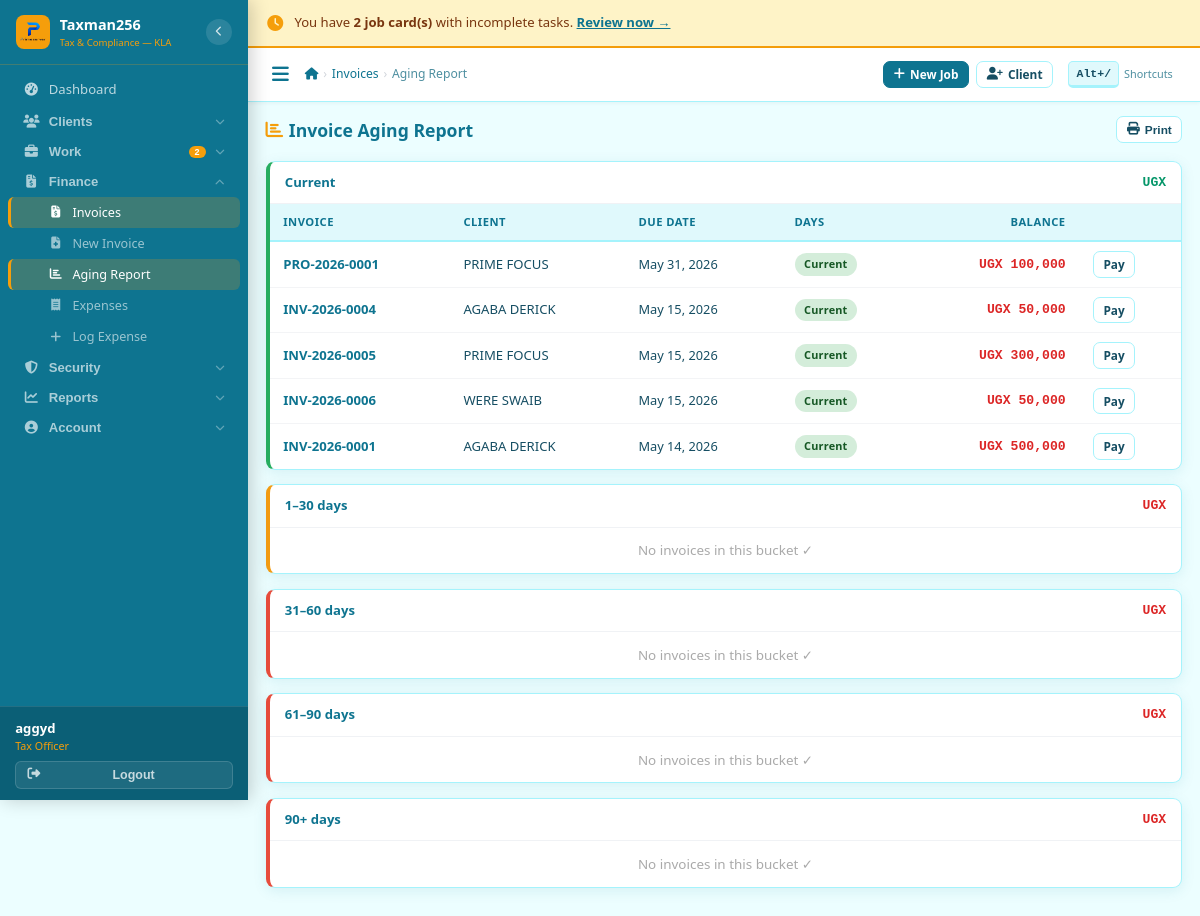
The page /billing/aging/ (signed in) on the database its author committed.
### core/models.py (models this page shows, shortened)
class User(AbstractUser):
    ROLE_CHOICES = [
        ('receptionist', 'Receptionist'),
        ('tax_officer',  'Tax Officer'),
        ('senior_officer','Senior Officer'),
        ('manager',      'Manager'),
        ('admin',        'Admin'),
    ]
    THEME_CHOICES = [
        ('ocean',    'Ocean Teal'),
    ]
    role              = models.CharField(max_length=20, choices=ROLE_CHOICES, default='tax_officer')
    phone_whatsapp    = models.CharField(max_length=20, blank=True,
                                         help_text='WhatsApp number used for sending reminders (e.g. +256785230670)')
    email_notify      = models.EmailField(blank=True,
                                          help_text='Email used for sending communications (e.g. taxissues.go@gmail.com)')
    is_active_staff   = models.BooleanField(default=True)
    date_joined_firm  = models.DateField(null=True, blank=True)
    receive_debt_alerts = models.BooleanField(default=True,
                                               help_text='Receive Saturday/Monday debt reports')
    receive_task_reminders = models.BooleanField(default=True,
                                                  help_text='Receive reminders for incomplete tasks')
    ui_theme          = models.CharField(max_length=20, choices=THEME_CHOICES, default='ocean')

### billing/models.py (models this page shows, shortened)
class Invoice(models.Model):
    DOC_TYPE = [
        ('invoice',   'Tax Invoice'),
        ('proforma',  'Pro Forma Invoice'),
        ('quotation', 'Quotation'),
    ]
    STATUS = [
        ('draft','Draft'),('sent','Sent'),('partially_paid','Partially Paid'),
        ('paid','Paid'),('overdue','Overdue'),('written_off','Written Off'),
    ]
    PAYMENT_METHOD = [
        ('cash','Cash'),('mobile_money','Mobile Money'),
        ('bank_transfer','Bank Transfer'),('mixed','Mixed'),
    ]
    invoice_number  = models.CharField(max_length=30, unique=True, editable=False)
    document_type   = models.CharField(max_length=20, choices=DOC_TYPE, default='invoice')
    client          = models.ForeignKey(Client, on_delete=models.CASCADE, related_name='invoices')
    job_card        = models.OneToOneField(JobCard, on_delete=models.CASCADE,
                                           related_name='invoice', null=True, blank=True)
    date_issued     = models.DateField(auto_now_add=True)
    due_date        = models.DateField()
    valid_until     = models.DateField(null=True, blank=True)   # for quotations
    subtotal        = models.DecimalField(max_digits=15, decimal_places=2, default=0)
    vat_total       = models.DecimalField(max_digits=15, decimal_places=2, default=0)
    grand_total     = models.DecimalField(max_digits=15, decimal_places=2, default=0)
    amount_paid     = models.DecimalField(max_digits=15, decimal_places=2, default=0)
    status          = models.CharField(max_length=20, choices=STATUS, default='draft')
    payment_method  = models.CharField(max_length=20, choices=PAYMENT_METHOD, blank=True)
    notes           = models.TextField(blank=True)
    sent_via_whatsapp = models.BooleanField(default=False)
    sent_at         = models.DateTimeField(null=True, blank=True)
    created_by      = models.ForeignKey(User, on_delete=models.SET_NULL, null=True)
    created_at      = models.DateTimeField(auto_now_add=True)
    updated_at      = models.DateTimeField(auto_now=True)
    class Meta:
        ordering = ['-date_issued']
    @property
    def balance_due(self):
        return self.grand_total - self.amount_paid
    @property
    def days_overdue(self):
        if self.balance_due > 0 and timezone.now().date() > self.due_date:
            return (timezone.now().date() - self.due_date).days
        return 0
    def aging_bucket(self):
        d = self.days_overdue
        if d == 0:   return 'Current'
        elif d <= 30: return '1–30 days'
        elif d <= 60: return '31–60 days'
        elif d <= 90: return '61–90 days'
        else:         return '90+ days'

### clients/models.py (models this page shows, shortened)
class Client(models.Model):
    CLIENT_TYPE = [('individual','Individual'),('company','Company'),('ngo','NGO'),('partnership','Partnership')]
    STATUS = [('active','Active'),('dormant','Dormant'),('suspended','Suspended'),('blacklisted','Blacklisted')]
    client_id = models.CharField(max_length=20, unique=True, editable=False)
    client_type = models.CharField(max_length=20, choices=CLIENT_TYPE, default='individual')
    full_name = models.CharField(max_length=200)
    trading_name = models.CharField(max_length=200, blank=True)
    tin = models.CharField(max_length=50, blank=True, unique=False, verbose_name='TIN')
    phone_primary = models.CharField(max_length=20)
    phone_whatsapp = models.CharField(max_length=20, blank=True)
    email = models.EmailField(blank=True)
    physical_address = models.CharField(max_length=300, blank=True)
    district = models.CharField(max_length=100, default='Kampala')
    date_registered = models.DateField(auto_now_add=True)
    referred_by = models.ForeignKey('self', null=True, blank=True, on_delete=models.SET_NULL, related_name='referrals')
    assigned_officer = models.ForeignKey(User, on_delete=models.SET_NULL, null=True, related_name='assigned_clients')
    status = models.CharField(max_length=20, choices=STATUS, default='active')
    notes = models.TextField(blank=True)
    total_outstanding = models.DecimalField(max_digits=15, decimal_places=2, default=0)
    last_transaction_date = models.DateField(null=True, blank=True)
    created_by = models.ForeignKey(User, on_delete=models.SET_NULL, null=True, related_name='created_clients')
    created_at = models.DateTimeField(auto_now_add=True)
    updated_at = models.DateTimeField(auto_now=True)
    class Meta:
        ordering = ['-created_at']
    def get_display_name(self):
        return self.full_name

### billing/views.py (the view)
# urls.py: path('aging/',              views.aging_report,          name='aging'),
@login_required
def aging_report(request):
    invoices = Invoice.objects.exclude(status__in=['paid', 'written_off']).select_related('client')
    buckets = {'Current': [], '1–30 days': [], '31–60 days': [], '61–90 days': [], '90+ days': []}
    for inv in invoices:
        buckets[inv.aging_bucket()].append(inv)
    bucket_totals = {k: sum(float(i.balance_due) for i in v) for k, v in buckets.items()}
    return render(request, 'billing/aging_report.html', {'buckets': buckets, 'bucket_totals': bucket_totals})

### templates/billing/aging_report.html (shortened to what this page needs)
{% extends 'base.html' %}
{% block breadcrumbs %}<li><a href="{% url 'billing:list' %}">Invoices</a></li><li class="active">Aging Report</li>{% endblock %}
{% block content %}
<div class="page-header">
  <h4 class="page-title"><i class="fas fa-chart-bar"></i>Invoice Aging Report</h4>
  <button onclick="window.print()" class="btn btn-outline btn-sm no-print"><i class="fas fa-print"></i> Print</button>
</div>
{% for bucket, invs in buckets.items %}
<div class="card-box" style="margin-bottom:.9rem;border-left:4px solid {% if bucket == 'Current' %}#27ae60{% elif bucket == '1–30 days' %}#f39c12{% else %}#e74c3c{% endif %}">
  <div class="card-head">
    <span>{{ bucket }}</span>
    <span class="ugx {% if bucket != 'Current' %}ugx-red{% else %}ugx-green{% endif %}" style="font-weight:800">UGX {{ bucket_totals|dictsort:bucket|last|last|floatformat:0|intcomma }}</span>
  </div>
  {% if invs %}
  <div class="tbl-wrap">
    <table class="tbl">
      <thead><tr><th>Invoice</th><th>Client</th><th>Due Date</th><th>Days</th><th style="text-align:right">Balance</th><th></th></tr></thead>
      <tbody>
        {% for inv in invs %}
        <tr>
          <td><a href="{% url 'billing:detail' inv.pk %}" style="font-weight:700">{{ inv.invoice_number }}</a></td>
          <td>{{ inv.client.get_display_name|truncatechars:22 }}</td>
          <td style="font-size:.8rem">{{ inv.due_date }}</td>
          <td>{% if inv.days_overdue > 0 %}<span class="badge badge-overdue">{{ inv.days_overdue }}d</span>{% else %}<span class="badge badge-active">Current</span>{% endif %}</td>
          <td class="ugx ugx-red" style="text-align:right;font-weight:700">UGX {{ inv.balance_due|floatformat:0|intcomma }}</td>
          <td><a href="{% url 'billing:detail' inv.pk %}" class="btn btn-outline btn-sm">Pay</a></td>
        </tr>
        {% endfor %}
      </tbody>
    </table>
  </div>
  {% else %}
  <div class="card-body" style="color:#aaa;font-size:.84rem;text-align:center;padding:.8rem">No invoices in this bucket ✓</div>
  {% endif %}
</div>
{% endfor %}
{% endblock %}

### templates/base.html (shortened to what this page needs)
{% load static %}<!DOCTYPE html>
<html lang="en">
<head>
<link rel="stylesheet" href="https://cdnjs.cloudflare.com/ajax/libs/font-awesome/6.5.0/css/all.min.css">
<link rel="stylesheet" href="https://cdnjs.cloudflare.com/ajax/libs/select2/4.1.0-rc.0/css/select2.min.css">
<link rel="stylesheet" href="https://cdn.jsdelivr.net/npm/select2-bootstrap-5-theme@1.3.0/dist/select2-bootstrap-5-theme.min.css">
<link rel="stylesheet" href="https://cdnjs.cloudflare.com/ajax/libs/flatpickr/4.6.13/flatpickr.min.css">
<link rel="stylesheet" href="{% static 'css/app.css' %}?v=5">
</head>
<body data-theme="ocean">
{% if user.is_authenticated %}
<nav class="sidebar" id="sidebar">
  <div class="sb-brand">
    <div class="sb-icon"><img src="{% static 'icons/primeserver.png' %}" alt="Logo" style="width:100%;height:100%;object-fit:contain"></div>
    <div class="sb-brand-text">
      <div class="sb-brand-name">Taxman256</div>
      <div class="sb-brand-sub">Tax &amp; Compliance — KLA</div>
    </div>
    <button type="button" class="sb-toggle" id="sidebarToggle" title="Toggle sidebar">
      <i class="fas fa-chevron-left" id="sidebarToggleIcon"></i>
    </button>
  </div>
  <div class="sb-scroll">
    <a href="{% url 'dashboard:index' %}" class="sb-link {% block nav_dash %}{% endblock %}" title="Dashboard">
      <i class="fas fa-tachometer-alt"></i>
      <span class="sb-lbl">Dashboard</span>
    </a>
    <div class="sb-group" id="grp-clients">
      <button type="button" class="sb-group-hd" data-grp="grp-clients" data-href="{% url 'clients:list' %}" title="Clients">
        <i class="fas fa-users"></i>
        <span class="sb-lbl">Clients</span>
        <i class="fas fa-chevron-down sb-arrow"></i>
      </button>
    </div>
    <div class="sb-group" id="grp-work">
      <button type="button" class="sb-group-hd" data-grp="grp-work" data-href="{% url 'services:list' %}" title="Work">
        <i class="fas fa-briefcase"></i>
        <span class="sb-lbl">Work</span>
        {% if pending_jobs_count %}<span class="sb-badge">{{ pending_jobs_count }}</span>{% endif %}
        <i class="fas fa-chevron-down sb-arrow"></i>
      </button>
    </div>
    <div class="sb-group" id="grp-finance">
      <button type="button" class="sb-group-hd" data-grp="grp-finance" data-href="{% url 'billing:list' %}" title="Finance">
        <i class="fas fa-file-invoice-dollar"></i>
        <span class="sb-lbl">Finance</span>
        <i class="fas fa-chevron-down sb-arrow"></i>
      </button>
      <div class="sb-sub" id="sub-finance">
        <a href="{% url 'billing:list' %}"    class="sb-link {% block nav_inv %}{% endblock %}" title="Invoices"><i class="fas fa-file-invoice-dollar"></i><span class="sb-lbl">Invoices</span></a>
        <a href="{% url 'billing:create' %}"  class="sb-link" title="New Invoice"><i class="fas fa-file-medical"></i><span class="sb-lbl">New Invoice</span></a>
        <a href="{% url 'billing:aging' %}"   class="sb-link" title="Aging Report"><i class="fas fa-chart-bar"></i><span class="sb-lbl">Aging Report</span></a>
        <a href="{% url 'expenses:list' %}"   class="sb-link {% block nav_exp %}{% endblock %}" title="Expenses"><i class="fas fa-receipt"></i><span class="sb-lbl">Expenses</span></a>
        <a href="{% url 'expenses:create' %}" class="sb-link" title="Log Expense"><i class="fas fa-plus"></i><span class="sb-lbl">Log Expense</span></a>
      </div>
    </div>
    <div class="sb-group" id="grp-security">
      <button type="button" class="sb-group-hd" data-grp="grp-security" data-href="{% url 'credentials:list' %}" title="Security">
        <i class="fas fa-shield-alt"></i>
        <span class="sb-lbl">Security</span>
        <i class="fas fa-chevron-down sb-arrow"></i>
      </button>
    </div>
    <div class="sb-group" id="grp-reports">
      <button type="button" class="sb-group-hd" data-grp="grp-reports" data-href="{% url 'documents:price_list' %}" title="Reports">
        <i class="fas fa-chart-line"></i>
        <span class="sb-lbl">Reports</span>
        <i class="fas fa-chevron-down sb-arrow"></i>
      </button>
    </div>
    <div class="sb-group" id="grp-account">
      <button type="button" class="sb-group-hd" data-grp="grp-account" data-href="{% url 'core:settings' %}" title="Account">
        <i class="fas fa-user-circle"></i>
        <span class="sb-lbl">Account</span>
        <i class="fas fa-chevron-down sb-arrow"></i>
      </button>
    </div>
  </div>
  <div class="sb-footer">
    <div class="sb-user-info">
      <div class="sb-uname">{{ user.get_full_name|default:user.username }}</div>
      <div class="sb-urole">{{ user.get_role_display }}{% if user.phone_whatsapp %} · {{ user.phone_whatsapp }}{% endif %}</div>
    </div>
    <form method="post" action="{% url 'logout' %}" style="margin:0">{% csrf_token %}
      <button type="submit" class="sb-logout-btn">
        <i class="fas fa-sign-out-alt"></i><span class="sb-lbl"> Logout</span>
      </button>
    </form>
  </div>
</nav>
<div class="main">
  {% if pending_task_count > 0 %}
  <div class="reminder-bar no-print">
    <i class="fas fa-clock"></i>
    <span>You have <strong>{{ pending_task_count }} job card(s)</strong> with incomplete tasks. <a href="{% url 'services:list' %}?status=in_progress" style="color:var(--blue);font-weight:700;text-decoration:underline;white-space:nowrap">Review now →</a></span>
  </div>
  {% endif %}
  <div class="topbar">
    <div class="topbar-l">
      <button class="hamburger" id="hamburger" aria-label="Menu"><i class="fas fa-bars"></i></button>
      <nav aria-label="breadcrumb"><ol class="bc">
        <li><a href="{% url 'dashboard:index' %}"><i class="fas fa-home"></i></a></li>
        {% block breadcrumbs %}{% endblock %}
      </ol></nav>
    </div>
    <div class="topbar-r">
      <a href="{% url 'services:create' %}" class="btn btn-primary btn-sm"><i class="fas fa-plus"></i> New Job</a>
      <a href="{% url 'clients:create' %}"  class="btn btn-outline btn-sm d-xs-none"><i class="fas fa-user-plus"></i> Client</a>
      <span class="kb-hint d-xs-none" onclick="window.txShowShortcuts&&window.txShowShortcuts()" title="Keyboard shortcuts">
        <kbd>Alt+/</kbd> Shortcuts
      </span>
    </div>
  </div>
  <div class="page-body">{% block content %}{% endblock %}</div>
</div>
{% else %}{% block auth_content %}{% endblock %}{% endif %}
</body>
</html>

### rows shown on the page
User: get_full_name "aggyd", role "Tax Officer"
Invoice: bucket "Current", invoice_number "PRO-2026-0001", client.get_display_name "PRIME FOCUS", due_date "May 31, 2026", balance_due "100,000"
Invoice: invoice_number "INV-2026-0004", client.get_display_name "AGABA DERICK", due_date "May 15, 2026", shows "Current", balance_due "50,000"
Invoice: invoice_number "INV-2026-0005", client.get_display_name "PRIME FOCUS", due_date "May 15, 2026", shows "Current", balance_due "300,000"
Invoice: invoice_number "INV-2026-0006", client.get_display_name "WERE SWAIB", due_date "May 15, 2026", shows "Current", balance_due "50,000"
Invoice: invoice_number "INV-2026-0001", client.get_display_name "AGABA DERICK", due_date "May 14, 2026", shows "Current", balance_due "500,000"

### other values the page prints
{{ pending_jobs_count }} "2"
{{ pending_task_count }} "2"
{{ bucket }} "1–30 days" "31–60 days" "61–90 days" "90+ days"
